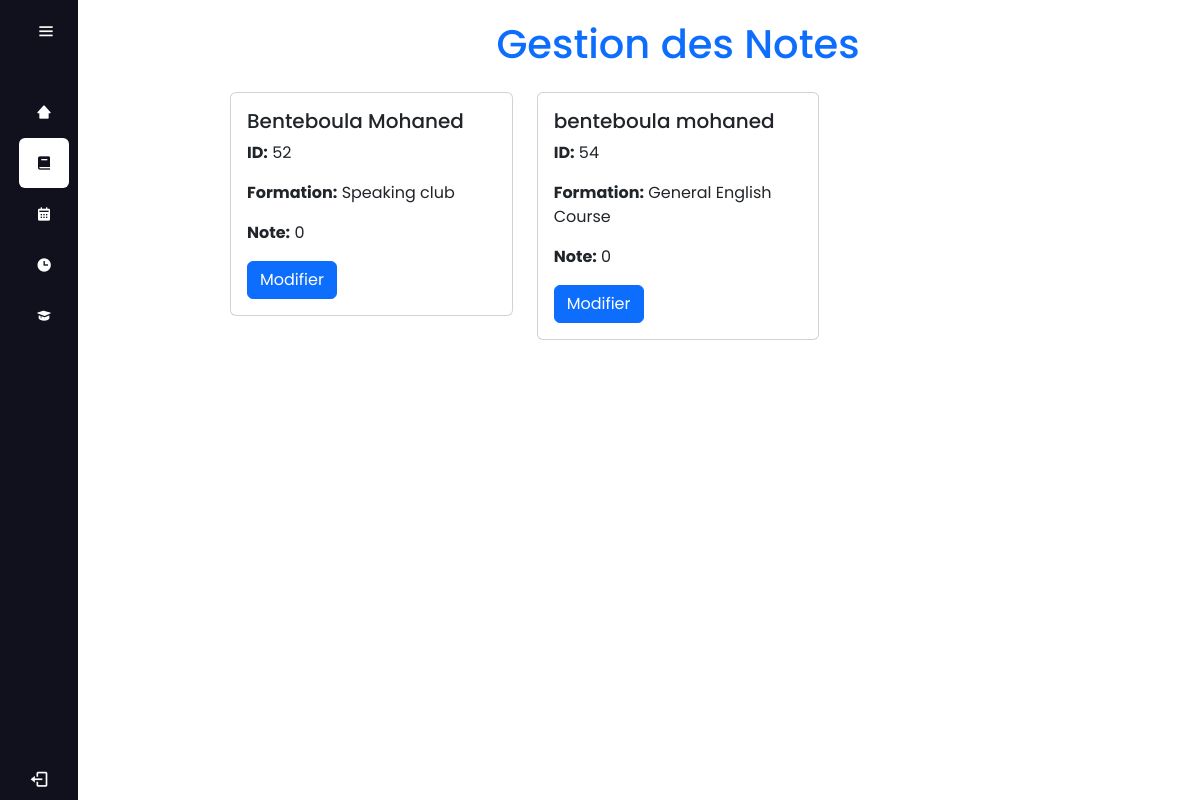
/note.php, run on the app's committed database.
### tables this page shows
CREATE TABLE `apprenants` (
  `ApprenantID` int(15) NOT NULL,
  `Nom` varchar(50) NOT NULL,
  `Prenom` varchar(50) NOT NULL,
  `DateNaissance` date NOT NULL,
  `Adresse` varchar(50) NOT NULL,
  `Telephone` int(15) NOT NULL,
  `Email` varchar(50) NOT NULL,
  `Password` varchar(50) NOT NULL,
  `Cours` varchar(50) NOT NULL,
  `note` int(2) NOT NULL
);

### note.php (the view, shortened to what this page needs)
<!DOCTYPE html>
<html lang="en">
<head>
    <link rel='stylesheet' href='https://cdn-uicons.flaticon.com/2.3.0/uicons-solid-straight/css/uicons-solid-straight.css'>
    <link rel='stylesheet' href='https://cdn-uicons.flaticon.com/2.3.0/uicons-solid-rounded/css/uicons-solid-rounded.css'>
    <link rel='stylesheet' href='https://cdn-uicons.flaticon.com/2.3.0/uicons-regular-straight/css/uicons-regular-straight.css'>
    <link rel='stylesheet' href='https://cdn-uicons.flaticon.com/2.3.0/uicons-solid-straight/css/uicons-solid-straight.css'>
    <link href='https://unpkg.com/boxicons@2.1.4/css/boxicons.min.css' rel='stylesheet'>
    <link href="https://cdn.datatables.net/v/bs5/dt-2.0.5/datatables.min.css" rel="stylesheet">
    <link rel="stylesheet" href="https://cdnjs.cloudflare.com/ajax/libs/font-awesome/6.5.2/css/all.min.css"crossorigin="anonymous" >
    <link rel="stylesheet" href="index.css">
    <link href="https://cdn.jsdelivr.net/npm/bootstrap@5.3.3/dist/css/bootstrap.min.css" rel="stylesheet">    <title>espace admin</title>
</head>
<body>
<div class="sidebar">
        <div class="logo_content">
            <i class='bx bx-menu' id="btn"></i>
        </div>
        <ul class="nav_list">
        <li >
            <a  href="accens.php">
                <i class='bx bxs-home-alt-2'></i>
            </a>
        </li>
        <li class="active">
            <a class="active" href="#">
                    <i class='bx bxs-book'></i>
            </a>
        </li>
        <li>
            <a href="Absence.php">
            <i class='bx bxs-calendar'></i>
            </a>
        </li>
        <li>
            <a href="emploiens.php">
            <i class='bx bxs-time'></i>
            </a>
        </li>
        <li>
            <a href="exam.php">
            <i class='bx bxs-graduation'></i>
            </a>
        </li>
    </ul>
    <div class="profile_content">
        <div class="profile">
       <a href="logout.php"> <i class='bx bx-log-out' id="log_out" style="color : #fff;"></i></a>
                <div class="name"><?php include_once("function.php");
                            $sql = "SELECT Nom FROM formateurs ";
                            $result = mysqli_query($conn, $sql);
                            if (mysqli_num_rows($result) > 0) {
                            if ($row = mysqli_fetch_assoc($result)) {     ?>
                <div class="name"> <?=$row['Nom']?></div>
                <?php } }?></div>
        </div>
    </div>
</div>
<div class="home_content">
        <section class="container-fluid">
            <h1 class="text-center text-primary mb-4">Gestion des Notes</h1>
            <div class="row">
                <?php
                $sql = "SELECT * FROM apprenants";
                $result = mysqli_query($conn, $sql);
                if (mysqli_num_rows($result) > 0) {
                    while ($row = mysqli_fetch_assoc($result)) {
                        echo '<div class="col-md-4">';
                        echo '<div class="card">';
                        echo '<div class="card-body">';
                        echo '<h5 class="card-title">'.$row['Nom'].' '.$row['Prenom'].'</h5>';
                        echo '<p class="card-text"><strong>ID:</strong> '.$row['ApprenantID'].'</p>';
                        echo '<p class="card-text"><strong>Formation:</strong> '.$row['Cours'].'</p>';
                        echo '<p class="card-text"><strong>Note:</strong> '.$row['note'].'</p>';
                        echo '<a href="editn.php?editn='.$row['ApprenantID'].'" class="btn btn-primary">Modifier</a>';
                        echo '</div>';
                        echo '</div>';
                        echo '</div>';
                    }
                }
                ?>
            </div>
        </section>
    </div>
</body>
</html>

### index.css (style rules this page uses)
* { margin: 0; padding: 0; box-sizing: border-box; font-family: "Poppins",sans-serif; }
body { position: relative; min-height: 100vh; width: 100%; overflow: hidden; }
.sidebar { position: fixed; top: 0; left: 0; height:100%; width: 78px; background:#11101d; padding: 7px 14px; transition: all 0.5s ease; margin-left: 0px; }
.sidebar ul li.active, .sidebar ul li:hover { background-color:#fff ; border-radius:6px; color:#11101d ; }
.sidebar ul li a.active, .sidebar ul li a:hover { color:#11101d ; }
.sidebar #btn { position: absolute; color: #fff; left: 59%; top: 6px; font-size: 20px; height:50px; width: 50px; text-align: center; line-height: 50px; transform: translateX(-50%); cursor: pointer; transition: all 0.5s ease; }
.sidebar ul { margin-top: 20px; padding-left: 0; }
.sidebar ul li { position: relative; height: 50px; width: 100%; margin: 1px 5px; list-style: none; line-height: 50px; }
.sidebar ul li a { color: #fff; display: flex; align-items: center; text-decoration: none; transition: all 0.2s ease; border-radius: 12px; white-space: nowrap; }
.sidebar ul li a i { height: 50px; min-width: 50px; border-radius: 12px; line-height: 50px; text-align: center; }
.sidebar .profile_content { position: absolute; color: #fff; bottom: 0; left: 0; width: 100%; }
.sidebar .profile_content .profile { position: relative; padding: 10px 6px; height: 60px; }
.profile_content .profile #log_out { position: absolute; left: 50%; bottom: 11px; font-weight: 400; cursor: pointer; font-size: 20px; transform: translateX(-50%); transition: all 0.5s ease; }
.home_content { position: absolute; height: 100%; width: 100%; left: 98px; transition: all 0.5s ease; margin-left: 0; }

### note.php (style rules this page uses)
.card { margin-bottom: 20px; }
.home_content { margin-left: 100px; padding: 20px; width: 80%; }

### data on the page
apprenants: Nom "Benteboula", Prenom "Mohaned", ApprenantID "52", Cours "Speaking club", note "0"
apprenants: Nom "benteboula", Prenom "mohaned", ApprenantID "54", Cours "General English Course", note "0"
